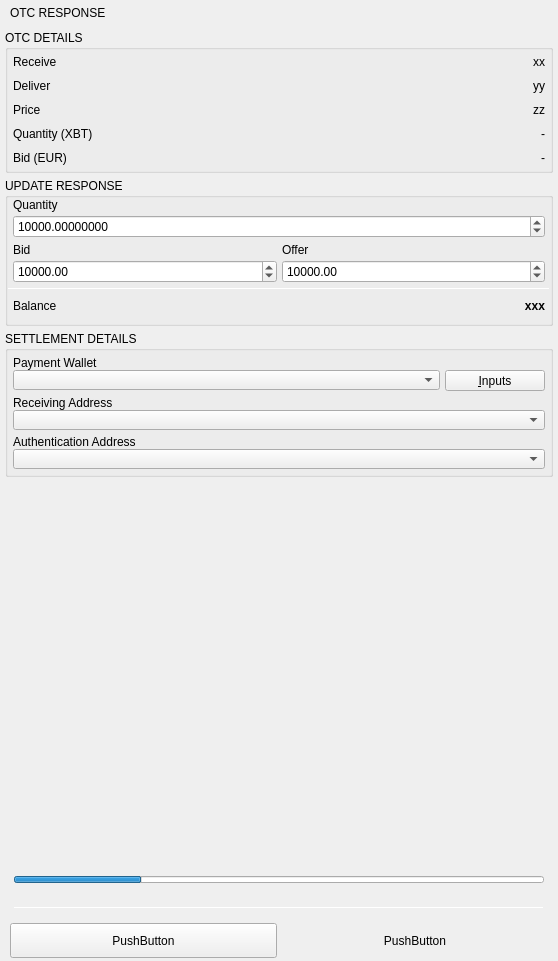
<?xml version="1.0" encoding="UTF-8"?>
<ui version="4.0">
 <class>OTCNegotiationResponseWidget</class>
 <widget class="QWidget" name="OTCNegotiationResponseWidget">
  <property name="geometry">
   <rect>
    <x>0</x>
    <y>0</y>
    <width>558</width>
    <height>961</height>
   </rect>
  </property>
  <property name="windowTitle">
   <string>Form</string>
  </property>
  <layout class="QVBoxLayout" name="verticalLayout_5">
   <property name="spacing">
    <number>5</number>
   </property>
   <property name="leftMargin">
    <number>5</number>
   </property>
   <property name="topMargin">
    <number>0</number>
   </property>
   <property name="rightMargin">
    <number>5</number>
   </property>
   <property name="bottomMargin">
    <number>0</number>
   </property>
   <item>
    <widget class="QWidget" name="headerWidget" native="true">
     <property name="minimumSize">
      <size>
       <width>0</width>
       <height>25</height>
      </size>
     </property>
     <property name="headerPanel" stdset="0">
      <bool>true</bool>
     </property>
     <layout class="QVBoxLayout" name="verticalLayout">
      <property name="spacing">
       <number>5</number>
      </property>
      <property name="leftMargin">
       <number>5</number>
      </property>
      <property name="topMargin">
       <number>0</number>
      </property>
      <property name="rightMargin">
       <number>0</number>
      </property>
      <property name="bottomMargin">
       <number>0</number>
      </property>
      <item>
       <widget class="QLabel" name="headerLabel">
        <property name="text">
         <string>OTC RESPONSE</string>
        </property>
        <property name="headerLabel" stdset="0">
         <bool>true</bool>
        </property>
       </widget>
      </item>
     </layout>
    </widget>
   </item>
   <item>
    <widget class="QGroupBox" name="groupBoxOTCDetails">
     <property name="title">
      <string>OTC DETAILS</string>
     </property>
     <property name="wellGroupBoxWithButtonBar" stdset="0">
      <bool>true</bool>
     </property>
     <layout class="QVBoxLayout" name="verticalLayout_2">
      <property name="spacing">
       <number>10</number>
      </property>
      <property name="leftMargin">
       <number>5</number>
      </property>
      <property name="topMargin">
       <number>5</number>
      </property>
      <property name="rightMargin">
       <number>5</number>
      </property>
      <property name="bottomMargin">
       <number>5</number>
      </property>
      <item>
       <widget class="QWidget" name="recieveWidget" native="true">
        <layout class="QHBoxLayout" name="receiveLyt">
         <property name="spacing">
          <number>5</number>
         </property>
         <property name="leftMargin">
          <number>0</number>
         </property>
         <property name="topMargin">
          <number>0</number>
         </property>
         <property name="rightMargin">
          <number>0</number>
         </property>
         <property name="bottomMargin">
          <number>0</number>
         </property>
         <item>
          <widget class="QLabel" name="recieveName">
           <property name="text">
            <string>Receive</string>
           </property>
          </widget>
         </item>
         <item>
          <widget class="QLabel" name="recieveValue">
           <property name="text">
            <string>xx</string>
           </property>
           <property name="alignment">
            <set>Qt::AlignRight|Qt::AlignTrailing|Qt::AlignVCenter</set>
           </property>
           <property name="whiteLabel" stdset="0">
            <bool>true</bool>
           </property>
          </widget>
         </item>
        </layout>
       </widget>
      </item>
      <item>
       <widget class="QWidget" name="deliverWgt" native="true">
        <layout class="QHBoxLayout" name="deliverWidget">
         <property name="spacing">
          <number>5</number>
         </property>
         <property name="leftMargin">
          <number>0</number>
         </property>
         <property name="topMargin">
          <number>0</number>
         </property>
         <property name="rightMargin">
          <number>0</number>
         </property>
         <property name="bottomMargin">
          <number>0</number>
         </property>
         <item>
          <widget class="QLabel" name="deliverLabel">
           <property name="text">
            <string>Deliver</string>
           </property>
          </widget>
         </item>
         <item>
          <widget class="QLabel" name="deliverValue">
           <property name="text">
            <string>yy</string>
           </property>
           <property name="alignment">
            <set>Qt::AlignRight|Qt::AlignTrailing|Qt::AlignVCenter</set>
           </property>
           <property name="whiteLabel" stdset="0">
            <bool>true</bool>
           </property>
          </widget>
         </item>
        </layout>
       </widget>
      </item>
      <item>
       <widget class="QWidget" name="priceWidget" native="true">
        <layout class="QHBoxLayout" name="sideLayout">
         <property name="spacing">
          <number>5</number>
         </property>
         <property name="leftMargin">
          <number>0</number>
         </property>
         <property name="topMargin">
          <number>0</number>
         </property>
         <property name="rightMargin">
          <number>0</number>
         </property>
         <property name="bottomMargin">
          <number>0</number>
         </property>
         <item>
          <widget class="QLabel" name="priceName">
           <property name="text">
            <string>Price</string>
           </property>
          </widget>
         </item>
         <item>
          <widget class="QLabel" name="priceValue">
           <property name="text">
            <string>zz</string>
           </property>
           <property name="alignment">
            <set>Qt::AlignRight|Qt::AlignTrailing|Qt::AlignVCenter</set>
           </property>
           <property name="whiteLabel" stdset="0">
            <bool>true</bool>
           </property>
          </widget>
         </item>
        </layout>
       </widget>
      </item>
      <item>
       <widget class="QWidget" name="rangeQuantity" native="true">
        <layout class="QHBoxLayout" name="sideLayout_2">
         <property name="spacing">
          <number>5</number>
         </property>
         <property name="leftMargin">
          <number>0</number>
         </property>
         <property name="topMargin">
          <number>0</number>
         </property>
         <property name="rightMargin">
          <number>0</number>
         </property>
         <property name="bottomMargin">
          <number>0</number>
         </property>
         <item>
          <widget class="QLabel" name="labelQuantityRange">
           <property name="text">
            <string>Quantity (XBT)</string>
           </property>
          </widget>
         </item>
         <item>
          <widget class="QLabel" name="labelQuantityValue">
           <property name="text">
            <string>-</string>
           </property>
           <property name="alignment">
            <set>Qt::AlignRight|Qt::AlignTrailing|Qt::AlignVCenter</set>
           </property>
           <property name="whiteLabel" stdset="0">
            <bool>true</bool>
           </property>
          </widget>
         </item>
        </layout>
       </widget>
      </item>
      <item>
       <widget class="QWidget" name="rangeBid" native="true">
        <layout class="QHBoxLayout" name="sideLayout_5">
         <property name="spacing">
          <number>5</number>
         </property>
         <property name="leftMargin">
          <number>0</number>
         </property>
         <property name="topMargin">
          <number>0</number>
         </property>
         <property name="rightMargin">
          <number>0</number>
         </property>
         <property name="bottomMargin">
          <number>0</number>
         </property>
         <item>
          <widget class="QLabel" name="labelBidRange">
           <property name="text">
            <string>Bid (EUR)</string>
           </property>
          </widget>
         </item>
         <item>
          <widget class="QLabel" name="labelBidValue">
           <property name="text">
            <string>-</string>
           </property>
           <property name="alignment">
            <set>Qt::AlignRight|Qt::AlignTrailing|Qt::AlignVCenter</set>
           </property>
           <property name="whiteLabel" stdset="0">
            <bool>true</bool>
           </property>
          </widget>
         </item>
        </layout>
       </widget>
      </item>
     </layout>
    </widget>
   </item>
   <item>
    <widget class="QGroupBox" name="groupPricingUpdate">
     <property name="title">
      <string>UPDATE RESPONSE</string>
     </property>
     <property name="wellGroupBoxWithButtonBar" stdset="0">
      <bool>true</bool>
     </property>
     <layout class="QGridLayout" name="gridLayout">
      <property name="leftMargin">
       <number>0</number>
      </property>
      <property name="topMargin">
       <number>0</number>
      </property>
      <property name="rightMargin">
       <number>0</number>
      </property>
      <property name="bottomMargin">
       <number>0</number>
      </property>
      <property name="horizontalSpacing">
       <number>0</number>
      </property>
      <property name="verticalSpacing">
       <number>5</number>
      </property>
      <item row="0" column="0">
       <widget class="QWidget" name="QuantityLayout" native="true">
        <property name="minimumSize">
         <size>
          <width>0</width>
          <height>0</height>
         </size>
        </property>
        <layout class="QVBoxLayout" name="verticalLayout_12">
         <property name="spacing">
          <number>3</number>
         </property>
         <property name="leftMargin">
          <number>5</number>
         </property>
         <property name="topMargin">
          <number>0</number>
         </property>
         <property name="rightMargin">
          <number>5</number>
         </property>
         <property name="bottomMargin">
          <number>0</number>
         </property>
         <item>
          <widget class="QLabel" name="quantityLabel">
           <property name="text">
            <string>Quantity</string>
           </property>
          </widget>
         </item>
         <item>
          <widget class="QDoubleSpinBox" name="quantitySpinBox">
           <property name="sizePolicy">
            <sizepolicy hsizetype="MinimumExpanding" vsizetype="Fixed">
             <horstretch>0</horstretch>
             <verstretch>0</verstretch>
            </sizepolicy>
           </property>
           <property name="maximumSize">
            <size>
             <width>16777215</width>
             <height>16777215</height>
            </size>
           </property>
           <property name="locale">
            <locale language="C" country="AnyCountry"/>
           </property>
           <property name="decimals">
            <number>8</number>
           </property>
           <property name="minimum">
            <double>0.000000000000000</double>
           </property>
           <property name="maximum">
            <double>1000000.000000000000000</double>
           </property>
           <property name="singleStep">
            <double>5.000000000000000</double>
           </property>
           <property name="value">
            <double>10000.000000000000000</double>
           </property>
          </widget>
         </item>
        </layout>
       </widget>
      </item>
      <item row="1" column="0">
       <widget class="QWidget" name="BidOfferWidget" native="true">
        <layout class="QHBoxLayout" name="horizontalLayout">
         <property name="spacing">
          <number>5</number>
         </property>
         <property name="leftMargin">
          <number>5</number>
         </property>
         <property name="topMargin">
          <number>0</number>
         </property>
         <property name="rightMargin">
          <number>5</number>
         </property>
         <property name="bottomMargin">
          <number>0</number>
         </property>
         <item>
          <widget class="QWidget" name="bidLyt" native="true">
           <property name="minimumSize">
            <size>
             <width>0</width>
             <height>0</height>
            </size>
           </property>
           <layout class="QVBoxLayout" name="verticalLayout_13">
            <property name="spacing">
             <number>3</number>
            </property>
            <property name="leftMargin">
             <number>0</number>
            </property>
            <property name="topMargin">
             <number>0</number>
            </property>
            <property name="rightMargin">
             <number>0</number>
            </property>
            <property name="bottomMargin">
             <number>0</number>
            </property>
            <item>
             <widget class="QLabel" name="bidLabel">
              <property name="text">
               <string>Bid</string>
              </property>
             </widget>
            </item>
            <item>
             <widget class="QDoubleSpinBox" name="bidSpinBox">
              <property name="sizePolicy">
               <sizepolicy hsizetype="MinimumExpanding" vsizetype="Fixed">
                <horstretch>0</horstretch>
                <verstretch>0</verstretch>
               </sizepolicy>
              </property>
              <property name="maximumSize">
               <size>
                <width>16777215</width>
                <height>16777215</height>
               </size>
              </property>
              <property name="locale">
               <locale language="C" country="AnyCountry"/>
              </property>
              <property name="decimals">
               <number>2</number>
              </property>
              <property name="minimum">
               <double>1.000000000000000</double>
              </property>
              <property name="maximum">
               <double>1000000.000000000000000</double>
              </property>
              <property name="singleStep">
               <double>5.000000000000000</double>
              </property>
              <property name="value">
               <double>10000.000000000000000</double>
              </property>
             </widget>
            </item>
           </layout>
          </widget>
         </item>
         <item>
          <widget class="QWidget" name="offerLyt" native="true">
           <property name="minimumSize">
            <size>
             <width>0</width>
             <height>0</height>
            </size>
           </property>
           <layout class="QVBoxLayout" name="verticalLayout_14">
            <property name="spacing">
             <number>3</number>
            </property>
            <property name="leftMargin">
             <number>0</number>
            </property>
            <property name="topMargin">
             <number>0</number>
            </property>
            <property name="rightMargin">
             <number>0</number>
            </property>
            <property name="bottomMargin">
             <number>0</number>
            </property>
            <item>
             <widget class="QLabel" name="offerLabel">
              <property name="text">
               <string>Offer</string>
              </property>
             </widget>
            </item>
            <item>
             <widget class="QDoubleSpinBox" name="offerSpinBox">
              <property name="sizePolicy">
               <sizepolicy hsizetype="MinimumExpanding" vsizetype="Fixed">
                <horstretch>0</horstretch>
                <verstretch>0</verstretch>
               </sizepolicy>
              </property>
              <property name="maximumSize">
               <size>
                <width>16777215</width>
                <height>16777215</height>
               </size>
              </property>
              <property name="locale">
               <locale language="C" country="AnyCountry"/>
              </property>
              <property name="decimals">
               <number>2</number>
              </property>
              <property name="minimum">
               <double>1.000000000000000</double>
              </property>
              <property name="maximum">
               <double>1000000.000000000000000</double>
              </property>
              <property name="singleStep">
               <double>5.000000000000000</double>
              </property>
              <property name="value">
               <double>10000.000000000000000</double>
              </property>
             </widget>
            </item>
           </layout>
          </widget>
         </item>
        </layout>
       </widget>
      </item>
      <item row="2" column="0">
       <widget class="Line" name="lineBeforeBalance">
        <property name="sizePolicy">
         <sizepolicy hsizetype="MinimumExpanding" vsizetype="Fixed">
          <horstretch>0</horstretch>
          <verstretch>0</verstretch>
         </sizepolicy>
        </property>
        <property name="maximumSize">
         <size>
          <width>16777215</width>
          <height>1</height>
         </size>
        </property>
        <property name="orientation">
         <enum>Qt::Horizontal</enum>
        </property>
       </widget>
      </item>
      <item row="3" column="0">
       <widget class="QWidget" name="balanceLayout" native="true">
        <property name="minimumSize">
         <size>
          <width>0</width>
          <height>0</height>
         </size>
        </property>
        <layout class="QHBoxLayout" name="horizontalLayout_10">
         <property name="spacing">
          <number>3</number>
         </property>
         <property name="leftMargin">
          <number>5</number>
         </property>
         <property name="topMargin">
          <number>5</number>
         </property>
         <property name="rightMargin">
          <number>5</number>
         </property>
         <property name="bottomMargin">
          <number>10</number>
         </property>
         <item>
          <widget class="QLabel" name="cashBalanceLabel">
           <property name="text">
            <string>Balance</string>
           </property>
          </widget>
         </item>
         <item>
          <widget class="QLabel" name="labelBalanceValue">
           <property name="styleSheet">
            <string notr="true">font-weight: bold;</string>
           </property>
           <property name="text">
            <string>xxx</string>
           </property>
           <property name="alignment">
            <set>Qt::AlignRight|Qt::AlignTrailing|Qt::AlignVCenter</set>
           </property>
           <property name="whiteLabel" stdset="0">
            <bool>true</bool>
           </property>
          </widget>
         </item>
        </layout>
       </widget>
      </item>
     </layout>
    </widget>
   </item>
   <item>
    <widget class="QGroupBox" name="groupBoxSettlementDetails">
     <property name="title">
      <string>SETTLEMENT DETAILS</string>
     </property>
     <property name="wellGroupBoxWithButtonBar" stdset="0">
      <bool>true</bool>
     </property>
     <layout class="QVBoxLayout" name="verticalLayout_6">
      <property name="spacing">
       <number>5</number>
      </property>
      <property name="leftMargin">
       <number>5</number>
      </property>
      <property name="topMargin">
       <number>5</number>
      </property>
      <property name="rightMargin">
       <number>5</number>
      </property>
      <property name="bottomMargin">
       <number>5</number>
      </property>
      <item>
       <layout class="QVBoxLayout" name="WalletLyt">
        <property name="spacing">
         <number>0</number>
        </property>
        <item>
         <widget class="QLabel" name="labelWallet">
          <property name="text">
           <string>Payment Wallet</string>
          </property>
         </widget>
        </item>
        <item>
         <layout class="QHBoxLayout" name="horizontalLayout_5">
          <property name="spacing">
           <number>5</number>
          </property>
          <item>
           <widget class="QComboBox" name="comboBoxXBTWallets">
            <property name="sizePolicy">
             <sizepolicy hsizetype="MinimumExpanding" vsizetype="Fixed">
              <horstretch>0</horstretch>
              <verstretch>0</verstretch>
             </sizepolicy>
            </property>
            <property name="minimumSize">
             <size>
              <width>0</width>
              <height>20</height>
             </size>
            </property>
            <property name="maximumSize">
             <size>
              <width>16777215</width>
              <height>20</height>
             </size>
            </property>
           </widget>
          </item>
          <item>
           <widget class="QPushButton" name="toolButtonXBTInputs">
            <property name="minimumSize">
             <size>
              <width>100</width>
              <height>21</height>
             </size>
            </property>
            <property name="maximumSize">
             <size>
              <width>100</width>
              <height>21</height>
             </size>
            </property>
            <property name="text">
             <string>&amp;Inputs</string>
            </property>
           </widget>
          </item>
         </layout>
        </item>
       </layout>
      </item>
      <item>
       <widget class="QWidget" name="receivingAddressWdgt" native="true">
        <layout class="QVBoxLayout" name="receivingAddressWidget">
         <property name="spacing">
          <number>0</number>
         </property>
         <property name="leftMargin">
          <number>0</number>
         </property>
         <property name="topMargin">
          <number>0</number>
         </property>
         <property name="rightMargin">
          <number>0</number>
         </property>
         <property name="bottomMargin">
          <number>0</number>
         </property>
         <item>
          <widget class="QLabel" name="receivingAddressLabel">
           <property name="text">
            <string>Receiving Address</string>
           </property>
          </widget>
         </item>
         <item>
          <widget class="QComboBox" name="receivingAddressComboBox">
           <property name="sizePolicy">
            <sizepolicy hsizetype="MinimumExpanding" vsizetype="Fixed">
             <horstretch>0</horstretch>
             <verstretch>0</verstretch>
            </sizepolicy>
           </property>
           <property name="minimumSize">
            <size>
             <width>0</width>
             <height>20</height>
            </size>
           </property>
           <property name="maximumSize">
            <size>
             <width>16777215</width>
             <height>20</height>
            </size>
           </property>
          </widget>
         </item>
        </layout>
       </widget>
      </item>
      <item>
       <layout class="QVBoxLayout" name="verticalLayout_3">
        <property name="spacing">
         <number>0</number>
        </property>
        <item>
         <widget class="QLabel" name="authenticationAddressLabel">
          <property name="text">
           <string>Authentication Address</string>
          </property>
         </widget>
        </item>
        <item>
         <widget class="QComboBox" name="authenticationAddressComboBox">
          <property name="sizePolicy">
           <sizepolicy hsizetype="MinimumExpanding" vsizetype="Fixed">
            <horstretch>0</horstretch>
            <verstretch>0</verstretch>
           </sizepolicy>
          </property>
          <property name="minimumSize">
           <size>
            <width>0</width>
            <height>20</height>
           </size>
          </property>
          <property name="maximumSize">
           <size>
            <width>16777215</width>
            <height>20</height>
           </size>
          </property>
         </widget>
        </item>
       </layout>
      </item>
     </layout>
    </widget>
   </item>
   <item>
    <widget class="QWidget" name="timeLeftWidget" native="true">
     <layout class="QVBoxLayout" name="verticalLayout_4">
      <property name="spacing">
       <number>5</number>
      </property>
      <property name="bottomMargin">
       <number>5</number>
      </property>
      <item>
       <spacer name="verticalSpacer">
        <property name="orientation">
         <enum>Qt::Vertical</enum>
        </property>
        <property name="sizeHint" stdset="0">
         <size>
          <width>20</width>
          <height>496</height>
         </size>
        </property>
       </spacer>
      </item>
      <item>
       <widget class="QProgressBar" name="progressBarTimeLeft">
        <property name="minimumSize">
         <size>
          <width>0</width>
          <height>7</height>
         </size>
        </property>
        <property name="maximumSize">
         <size>
          <width>16777215</width>
          <height>7</height>
         </size>
        </property>
        <property name="value">
         <number>24</number>
        </property>
        <property name="alignment">
         <set>Qt::AlignBottom|Qt::AlignRight|Qt::AlignTrailing</set>
        </property>
        <property name="textVisible">
         <bool>false</bool>
        </property>
        <property name="invertedAppearance">
         <bool>false</bool>
        </property>
       </widget>
      </item>
      <item>
       <widget class="QLabel" name="labelTimeLeft">
        <property name="text">
         <string/>
        </property>
        <property name="alignment">
         <set>Qt::AlignCenter</set>
        </property>
       </widget>
      </item>
      <item>
       <widget class="Line" name="line">
        <property name="minimumSize">
         <size>
          <width>0</width>
          <height>1</height>
         </size>
        </property>
        <property name="maximumSize">
         <size>
          <width>16777215</width>
          <height>1</height>
         </size>
        </property>
        <property name="orientation">
         <enum>Qt::Horizontal</enum>
        </property>
       </widget>
      </item>
     </layout>
    </widget>
   </item>
   <item>
    <widget class="QWidget" name="widgetButtons" native="true">
     <property name="minimumSize">
      <size>
       <width>0</width>
       <height>0</height>
      </size>
     </property>
     <property name="buttonBar" stdset="0">
      <bool>true</bool>
     </property>
     <layout class="QHBoxLayout" name="horizontalLayout_4">
      <property name="spacing">
       <number>5</number>
      </property>
      <property name="leftMargin">
       <number>5</number>
      </property>
      <property name="topMargin">
       <number>5</number>
      </property>
      <property name="rightMargin">
       <number>5</number>
      </property>
      <property name="bottomMargin">
       <number>3</number>
      </property>
      <item>
       <widget class="QPushButton" name="pushButtonCancel">
        <property name="minimumSize">
         <size>
          <width>0</width>
          <height>35</height>
         </size>
        </property>
        <property name="styleSheet">
         <string notr="true"/>
        </property>
        <property name="text">
         <string>PushButton</string>
        </property>
       </widget>
      </item>
      <item>
       <widget class="QPushButton" name="pushButtonAccept">
        <property name="minimumSize">
         <size>
          <width>0</width>
          <height>35</height>
         </size>
        </property>
        <property name="styleSheet">
         <string notr="true"/>
        </property>
        <property name="text">
         <string>PushButton</string>
        </property>
        <property name="autoDefault">
         <bool>true</bool>
        </property>
        <property name="default">
         <bool>true</bool>
        </property>
        <property name="flat">
         <bool>true</bool>
        </property>
       </widget>
      </item>
     </layout>
    </widget>
   </item>
  </layout>
 </widget>
 <resources/>
 <connections/>
</ui>
